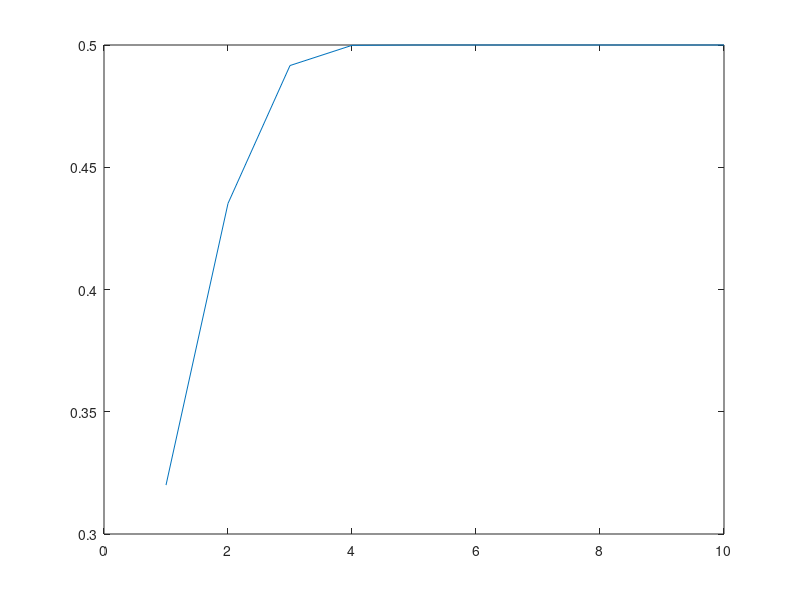

Reproduce this figure in MATLAB.
a=2;
x=0.2;
i=10;

values = zeros(1, i);   % create storage

% Loop
for n = 1:i
    x = a * x.* (1 - x);
    values(n) = x;

end
    figure;
    plot(values)
